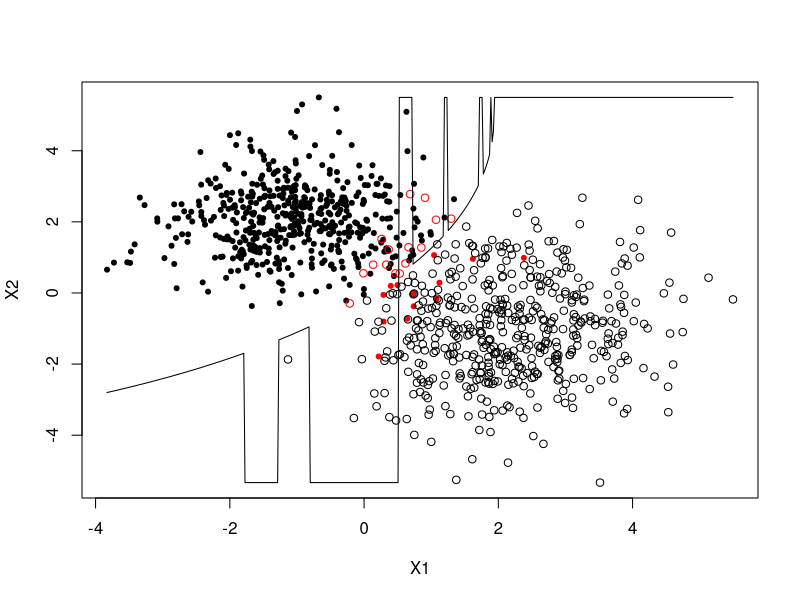

Source code (R):
library(mvtnorm)

n.pos = 500
n.neg = 500
dimention = 2
mu.pos = c(-1, 2)
mu.neg = c(2, -1)
Sigma.pos = diag(1, 2)
Sigma.neg = matrix(c(1.25, 0, 0, 2), nrow = 2)

x.pos = rmvnorm(n.pos, mu.pos, Sigma.pos)
x.neg = rmvnorm(n.neg, mu.neg, Sigma.neg)
y = c(rep(1, n.pos), rep(-1, n.neg))
d = data.frame(rbind(x.pos, x.neg), y)
#with(d, plot(X1, X2, pch = ifelse(y == 1, 20, 1)))

mu.pos.hat = colMeans(d[y == 1, 1:2])
mu.neg.hat = colMeans(d[y == -1, 1:2])
Sigma.pos.hat = (t(d[y == 1, 1:2]) - mu.pos.hat) %*% t(t(d[y == 1, 1:2]) - mu.pos.hat) / nrow(d[y == 1,])
Sigma.neg.hat = (t(d[y == -1, 1:2]) - mu.neg.hat) %*% t(t(d[y == -1, 1:2]) - mu.neg.hat) / nrow(d[y == -1,])

classify = function(x.new, y){
	p.pos = dmvnorm(x.new, mu.pos.hat, Sigma.pos.hat)
	p.neg = dmvnorm(x.new, mu.neg.hat, Sigma.neg.hat)
	return(ifelse(p.pos > p.neg, 1, -1))
}

loss = sum(abs(d$y - classify(d[,1:2], d$y))) / nrow(d)
print(loss)

with(d, plot(X1, X2, pch = ifelse(y == 1, 20, 1), col = ifelse(y == classify(d[,1:2], d$y), "black", "red")))
x1.min = min(d$X1)
x1.max = max(d$X1)
x2.min = min(d$X2)
x2.max = max(d$X2)

points = sapply(
	seq(x1.min, x1.max, length.out = 500), 
	function(x1){
		x_1 = x1
		fn = function(x_2){
				x.new = c(x_1, x_2)
				p.pos = dmvnorm(x.new, mu.pos.hat, Sigma.pos.hat)
				p.neg = dmvnorm(x.new, mu.neg.hat, Sigma.neg.hat)
				(p.pos - p.neg) ^ 2
			}
		optim.out = optimize(fn, c(x2.min, x2.max))
		c(x1, optim.out$minimum)
	}
)
print(points)
lines(points[1,], points[2,])